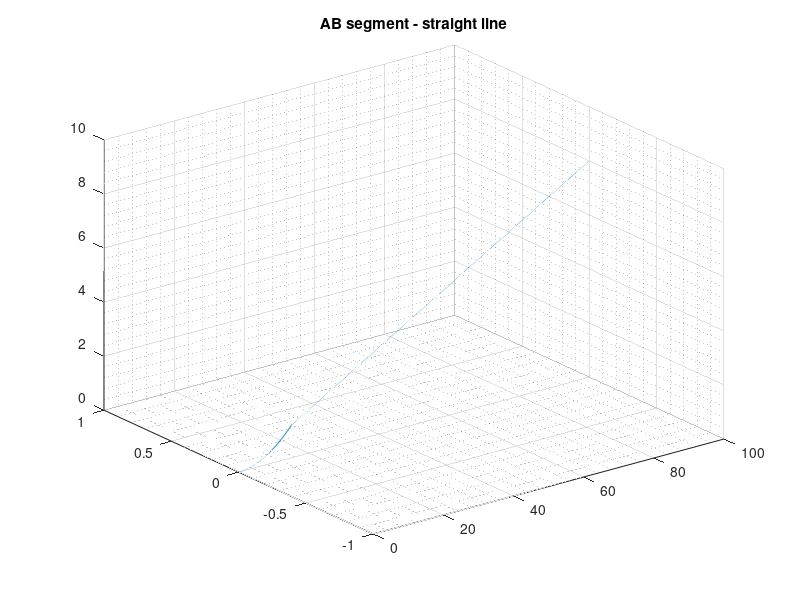
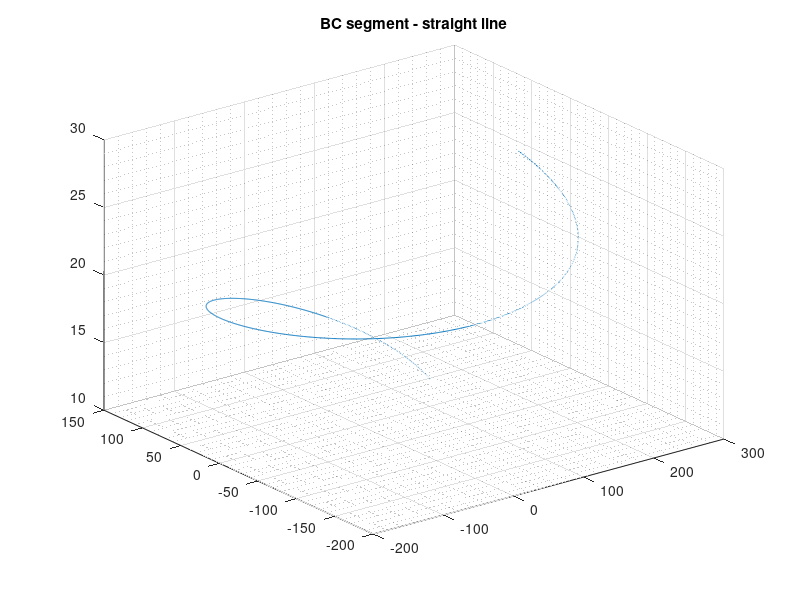

These charts were generated, in order, by the following MATLAB code:
clc;
clear all 
close all
%%  create S - theta - beta -sigma 

% straight line slope 8%

thetaAB = zeros(1001,1); 
betaAB = zeros(1001,1);
sigmaAB = zeros(1001,1);

sAB = 0:0.1:100;  sAB = sAB';


% slope of 8% 

maxSigmaAB = asin(8/100);

stepSigmaAB = maxSigmaAB/150; 

sigmaAB(1:151,1) = 0:stepSigmaAB:maxSigmaAB; 
sigmaAB(152:1001,1) = maxSigmaAB; 

anglesAB = [thetaAB betaAB sigmaAB];   


xAB = sAB .* cos(thetaAB);
yAB = sAB .* sin(thetaAB);
zAB = sAB .* sigmaAB; 

figure(1)
plot3(xAB, yAB, zAB)
grid on
grid minor
title("AB segment - straight line")



%% BC segment left curve 


Rbc = 40;  % radius of the turn 

Lbc = pi * Rbc; % length of the turn approximate 

minSbc = max(sAB(:,1)); 


sBC = minSbc: 0.1 :Lbc+minSbc; 
sBC = sBC';


% left turn - heading 
thetaBC = 0:0.005:2*pi; 
thetaBC= thetaBC';


% slope 4.5% 

sigmaBC = zeros(length(sBC),1);

maxSigmaBC = asin(12/100);

stepSigmaBC = maxSigmaBC/50; 

%sigmaBC(1:51,1) = 0:stepSigmaBC:maxSigmaBC; 
sigmaBC(1:length(sBC),1) = maxSigmaBC; 



%  banking 5%

betaBC = zeros(length(sBC),1);

maxbetaBC = asin(7.5/100);

stepbetaBC = maxbetaBC/50; 

betaBC(1:51,1) = 0:stepbetaBC:maxbetaBC; 
betaBC(52:length(sBC),1) = maxbetaBC; 



% detached 



%thetaBC = 

anglesBC = [thetaBC betaBC sigmaBC];   


xBC = sBC .* cos(thetaBC) ;
yBC = sBC .* sin(thetaBC) ;
zBC = sBC .* sigmaBC; 

figure(2)
plot3(xBC, yBC, zBC)
grid on
grid minor
title("BC segment - straight line")

%% calculate beta_dot theta_dot sigma_dot and kappa ni tau 




%% plot banking with road scenario and way points 





% 
%  xABC = [xAB; xBC];
%  yABC = [yAB; yBC];
%  zABC = [zAB; zBC];
% % 
% % % stack them together
% figure(3)
% plot3(xABC, yABC, zABC)
% grid on
% grid minor
% title("ABC segment - straight line")

